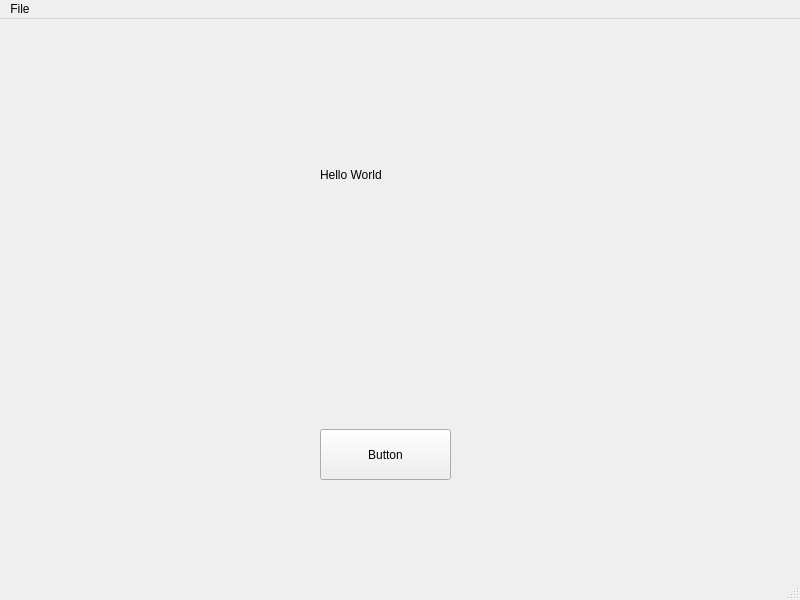
<?xml version="1.0" encoding="UTF-8"?>
<ui version="4.0">
 <class>MainWindow</class>
 <widget class="QMainWindow" name="MainWindow">
  <property name="geometry">
   <rect>
    <x>0</x>
    <y>0</y>
    <width>800</width>
    <height>600</height>
   </rect>
  </property>
  <property name="windowTitle">
   <string>MainWindow</string>
  </property>
  <widget class="QWidget" name="centralwidget">
   <widget class="QPushButton" name="button1">
    <property name="geometry">
     <rect>
      <x>320</x>
      <y>410</y>
      <width>131</width>
      <height>51</height>
     </rect>
    </property>
    <property name="text">
     <string>Button</string>
    </property>
   </widget>
   <widget class="QLabel" name="label1">
    <property name="geometry">
     <rect>
      <x>320</x>
      <y>140</y>
      <width>91</width>
      <height>31</height>
     </rect>
    </property>
    <property name="text">
     <string>Hello World</string>
    </property>
   </widget>
  </widget>
  <widget class="QMenuBar" name="menubar">
   <property name="geometry">
    <rect>
     <x>0</x>
     <y>0</y>
     <width>800</width>
     <height>20</height>
    </rect>
   </property>
   <widget class="QMenu" name="menuFile">
    <property name="title">
     <string>File</string>
    </property>
   </widget>
   <addaction name="menuFile"/>
  </widget>
  <widget class="QStatusBar" name="statusbar"/>
 </widget>
 <resources/>
 <connections/>
</ui>
